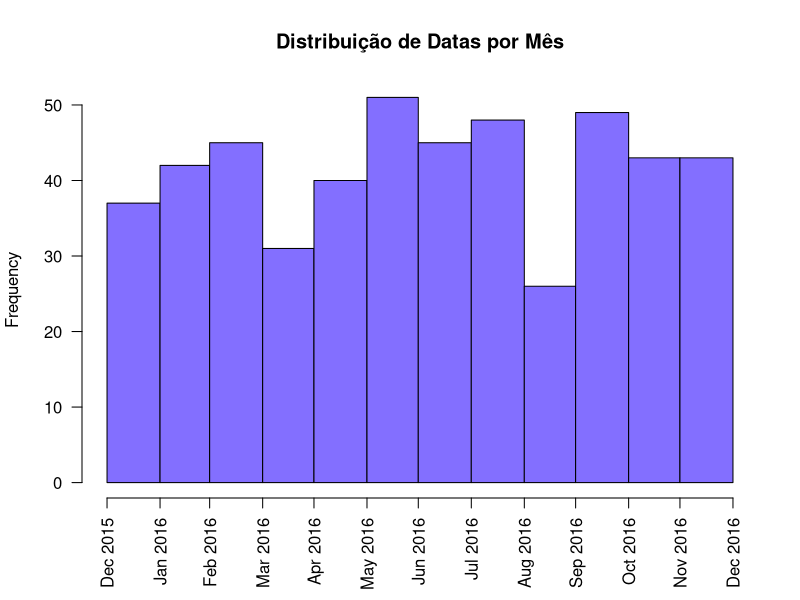

This chart was generated by the following R code:
# Análise de Séries Temporais 

# A Linguagem R possui diversos pacotes para criar, manipular e visualizar dados de séries temporais,
# essenciais quando se trabalha com Financial Analytics.

# Objetos do tipo data.frame em R, são excelentes para armazenar dados, mas não são eficientes para lidar com 
# dados de séries temporais. Abaixo uma lista dos principais pacotes e objetos usados para análise de séries temporais em R.

# Objetos de Séries Temporais
# Objeto fts (Pacote fts) 
# Objeto its (Pacote its)
# Objeto irts (Pacote tseries)
# Objeto timeSeries (Pacote timeSeries) 
# Objeto ti (Pacote tis)
# Objetos ts e mts (Pacote stats)
# Objeto zoo (Pacote zoo)
# Objeto xts (Pacote xts)

# xts = eXtensible Time Series
# xts é um objeto estendido do pacote zoo
# Índice (dados do tipo data) + Matriz

# Dados de séries temporais, são basicamente matrizes de dados, cujo índice é uma data.
# Representamos esta data em R com diferentes objetos

# Objeto chron (Pacote chron)
# Objeto Date (Pacote base)
# Objeto yearmon (Pacote zoo)
# Objeto yearqtr (Pacote zoo)
# Objeto POSIXct (Pacote base)
# Objeto POSIXlt (Pacote base)
# Objeto timeDate (Pacote timeDate)

getwd()
#### Bonus - Trabalhando com Datas em R #####

# Datas em R são armazenados como número de dias a partir de 1/1/1970
# Objetos do tipo Data são usados para representar datas e não horários dentro de uma data (ao longo do dia)
my.date = as.Date("2017/1/1")
my.date
class(my.date)
as.numeric(my.date)
myDates = c("2016-12-20", "2017-01-20")
as.Date(myDates)

# Especificando o formato de entrada dos dados
as.Date("1/1/1970", format = "%m/%d/%Y")
as.Date("January 1, 1970", format = "%B %d, %Y")
as.Date("01JAN70", format = "%d%b%y") 

# Função format()
format(my.date, "%b %d, %Y") 
as.Date("Jan 1970", format = "%b %Y") 

# Data considerando o número de dias
as.Date(32500, origin = as.Date("1900-01-01")) 

# Extraindo um valor específico e transformando os dados
myYear = format(my.date, "%Y")
myYear
class(myYear)
as.numeric(myYear)
as.numeric(format(my.date, "%Y")) 
weekdays(my.date)
months(my.date)
quarters(my.date)

# Operações com datas
my.date
my.date + 1
my.date - 1
my.date + 31

# Comparações Lógicas
my.date
my.date1 = as.Date("1980-01-01")
my.date1 > my.date 

# Diferença entre datas
diff.date = my.date1 - my.date
diff.date 
class(diff.date)
as.numeric(diff.date)
my.date + diff.date 

# Criando sequências de datas
my.dates = seq(as.Date("2015/1/1"), as.Date("2016/12/31"), "3 months")
head(my.dates)
tail(my.dates) 
my.dates = seq(from = as.Date("2015/1/1"), by = "3 months", length.out = 61)
my.dates

# Plot de Objetos do Tipo Data
rint = round(runif(500)*365)
startDate = as.Date("2016-01-01")
myDates = startDate + rint
head(myDates)
class(myDates)

# Histograma
hist(myDates, breaks = "months", freq = TRUE, 
     main = "Distribuição de Datas por Mês", col = "slateblue1", xlab = "", format = "%b %Y", las = 2)

# Objeto Posix
# Classe POSIXct representa datas no formato de tempo em número de segundos desde 01-01-1970 (semelhante ao objeto Date, mas com suporte aos tempos ao longo do dia)
# Classe POSIXlt representa datas no formato de tempo com uma lista nomeada de segundos, minutos, horas, dias, meses e anos
myDateTimeStr = "2016-12-15 11:27:04"

# Criando objetos POSIXct
myPOSIXct = as.POSIXct(myDateTimeStr)
myPOSIXct
class(myPOSIXct)
as.numeric(myPOSIXct)

# Alterando o formato padrão
myDateTimeStr1 = "19-12-2006 10:17:07"
myPOSIXct1 = as.POSIXct(myDateTimeStr1, format = "%d-%m-%Y %H:%M:%S")
myPOSIXct1 

# Criando objetos POSIXct a partir de dados numéricos
myPOSIXct2 = as.POSIXct(0, origin = "1970-01-01")
myPOSIXct2
as.numeric(myPOSIXct2) 
myPOSIXct5 = ISOdatetime(year = 2016, month = 12, day = 21, hour = 10, min = 17, sec = 7, tz = "")
class(myPOSIXct5)
myPOSIXct5 

# Alterando o formato do output
myPOSIXct
format(myPOSIXct, format = "%b %d, %Y") 
format(myPOSIXct, format = "%B")
format(myPOSIXct, format = "%Z")
as.numeric(format(myPOSIXct, format = "%Y"))
as.numeric(format(myPOSIXct, format = "%S")) 

# Criando objetos POSIXlt
myDateTimeStr
myPOSIXlt = as.POSIXlt(myDateTimeStr)
myPOSIXlt
class(myPOSIXlt)

# Ajustando o formato de entrada
myDateTimeStr1 = "21-12-2016 11:19:02"
myPOSIXlt1 = as.POSIXlt(myDateTimeStr1, format = "%d-%m-%Y %H:%M:%S")
names(unclass(myPOSIXlt)) 

# Extraindo valores específicos da data
myPOSIXlt$sec
myPOSIXlt$hour
myPOSIXlt$mday
myPOSIXlt$mon
myPOSIXlt$year
myPOSIXlt$wday 
myPOSIXlt$yday
myPOSIXlt$isdst 

# Conversão
myPOSIXct
class(myPOSIXct)
myPOSIXlt = as.POSIXlt(myPOSIXct)
class(myPOSIXlt)
as.POSIXlt(myPOSIXct)$sec 

myPOSIXct
myDate = as.Date(myPOSIXct)
myDate
class(myDate) 

myPOSIXct = as.POSIXct(myDate, tz = "GMT")
myPOSIXct
myPOSIXlt = as.POSIXlt(myDate, tz = "GMT")
myPOSIXlt
myPOSIXct = as.POSIXct(myPOSIXlt)
myPOSIXct

HfDateTimeStr = "2016-12-15 18:13:04.125"
HfPOSIXct = as.POSIXct(HfDateTimeStr)
HfPOSIXct 
options(digits.secs = 3)
HfPOSIXct 

# Manipulando POSIXct
dt1 = as.POSIXct("2016-12-23 00:00:00")
dt2 = as.POSIXct("2016-12-23 05:00:00")
diffDateTime = dt2 - dt1
class(diffDateTime)
diffDateTime
units(diffDateTime)
as.numeric(diffDateTime) 

units(diffDateTime) = "secs"
diffDateTime
as.numeric(diffDateTime) 


# Pacote lubridate
install.packages("lubridate")
library(lubridate)

ymd("20161221")
ymd("2016 Dec 21") 

ymd_hms("20161219101707")
ymd_hms("2016 Dec 19 10:17:07")
mdy("Dec 19, 2016")
mdy_hms("December 19, 2016 10:17:07")
dmy_hms("19-Dec, 2016 10:17:07") 

ymd_hms("2016 Dec 19 10:17:07", tz="") 

ymd(20161219) 

myDateTime = ymd_hms("2016 Dec 19 10:17:07")
myDateTime 
year(myDateTime)
month(myDateTime)
week(myDateTime)
yday(myDateTime)
mday(myDateTime)
wday(myDateTime)
hour(myDateTime)
minute(myDateTime)
second(myDateTime)
tz(myDateTime)
wday(myDateTime, label=TRUE)
month(myDateTime, label=TRUE) 

# Atualizando uma data
mday(myDateTime) = 20
myDateTime 

update(myDateTime, year = 2016, month = 1, day = 1, hour = 5, min = 0, sec = 0) 







